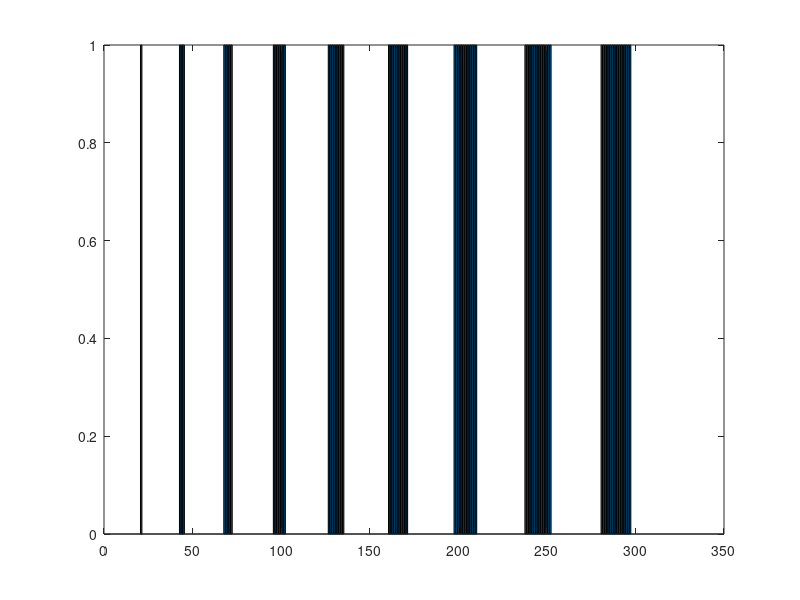
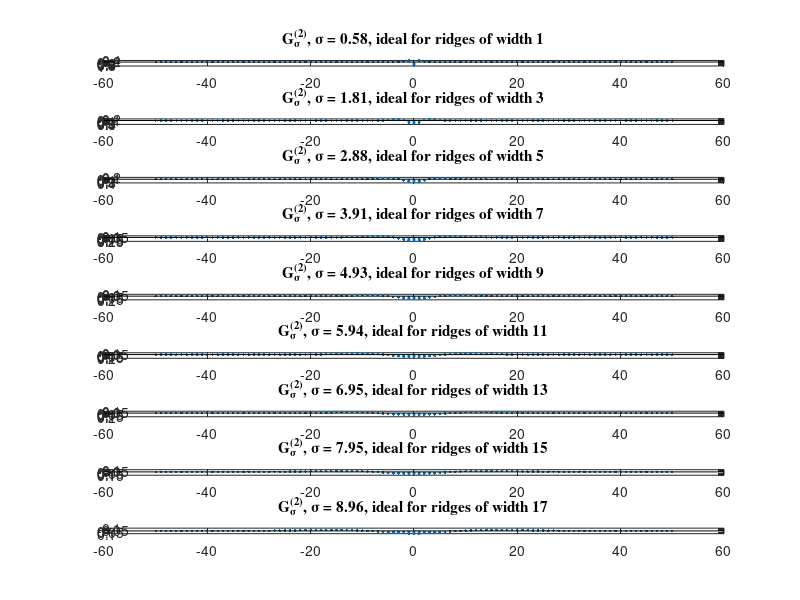
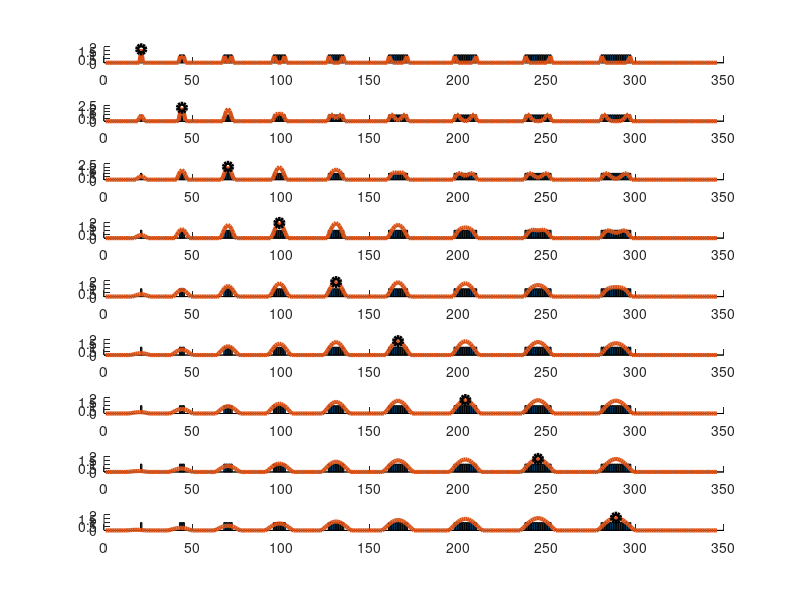

MATLAB code to generate these figures, in order:
clear
close all

x = -50:1:50;
sigma = [0.58 1.81 2.88 3.91 4.93 5.94 6.95 7.95 8.96];
nbRidge = length(sigma);

L = 20;
s = zeros(1, L);

for i = 1:1:nbRidge     % build signal
    R = 2*i-1;
    s = [s ones(1,R) zeros(1, L+i)];
end

s = [s zeros(1, 20)];
figure, bar(s)

s2 = s;

for i = 1:1:nbRidge     % filtering
    G = exp(-x.^2 / (2*((sigma(i))^2)));
    G2 = conv(G, [-1 2 -1], 'same');

    % filter normalization
    PosF = ((G2>0).*G2);
    NegF = ((G2<0).*G2);
    MM = sum(sum( PosF ));
    mm = -sum(sum( NegF ));
    PosF = PosF / MM;
    NegF = NegF / mm;
    G2  = PosF + NegF ;

    % convolution
    %     s2(i, :) = conv(s, G2, 'same')
    %     s2(i, :) = conv(s, sigma(i)^(1/sigma(i))*G2, 'same')
    %     s2(i, :) = conv(s, (2 - sigma(i)^(1/3)/(1 + sigma(i)^(1/3)))*G2, 'same')
    %     s2(i, :) = conv(s, (exp(1 / (1 + sigma(i))))*G2, 'same')
    %     s2(i, :) = conv(s, (1 - 1/(sigma(i)^(1/(1+sigma(i)))))*G2, 'same')
    %     s2(i, :) = conv(s, (1 + -sigma(i) + max(sigma))*G2, 'same')
    s2(i, :) = (conv(s, ((sigma(i))^(1/sigma(i)) + 1/(sqrt(sigma(i))))*G2, 'same'));

    %----------------------------------------------------------------------
    figure(2)
    s2 = (s2>0).*s2;    % only positive values
    subplot(nbRidge, 1, i),
    %     subplot(nbRidge,2, 2*i-1),
    %     plot (x, G2, 'linewidth', 2), hold on
    stem (x, G2 , '.', 'linewidth', 2)
    title(['G^{(2)}_\sigma, \sigma = ',num2str(sigma(i)),', ideal for ridges of width ',num2str(i*2 -1)], 'FontSize', 11, 'FontName', 'times')

    %----------------------------------------------------------------------
    figure(3)
    subplot(nbRidge, 1, i), hold on,
    %     subplot(nbRidge,2, 2*i), hold on,
    bar (s), plot(s2(i,:), 'linewidth', 3), %title(['convolution with G^{(2)}_\sigma, \sigma = ',num2str(sigma(i))], 'FontSize', 11, 'FontName', 'times')
    [s2_max(i), index(i)] = max(s2(i,:));
    plot( index(i), s2_max(i), 'ko', 'linewidth', 3 )

end

